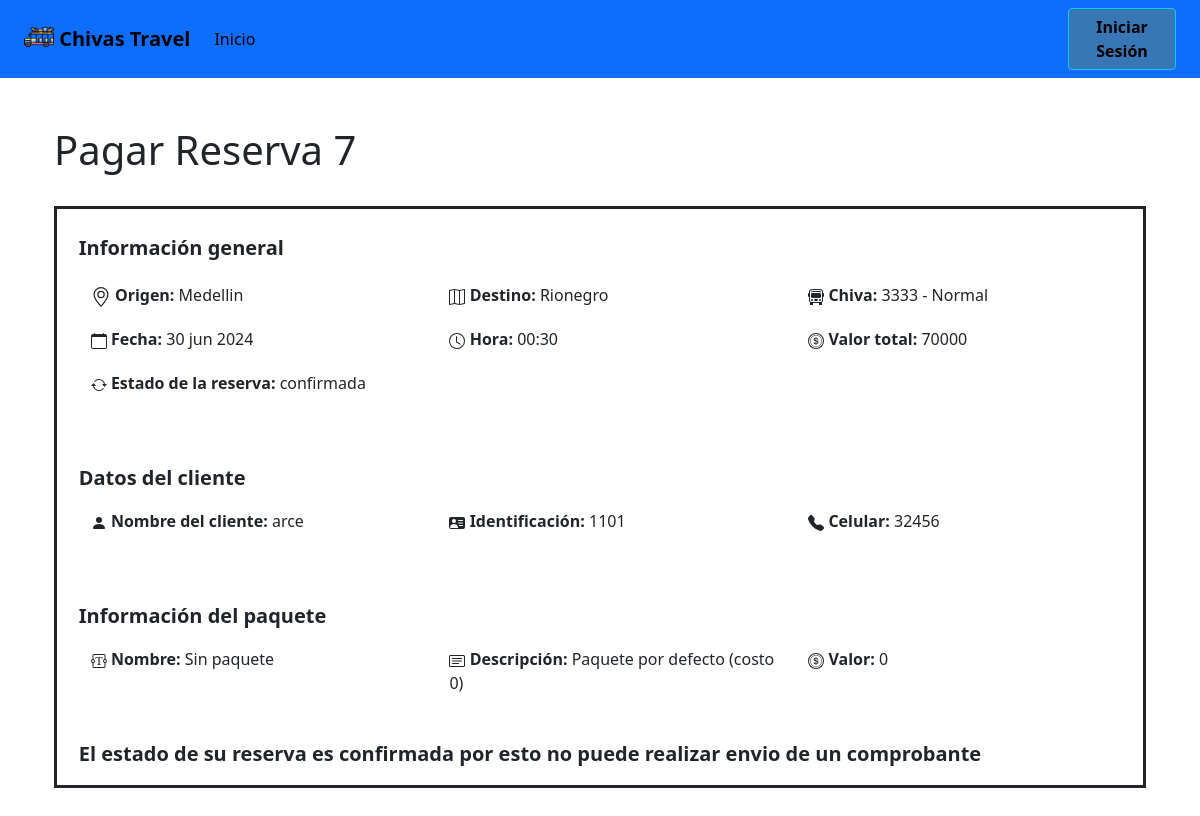
Before: /paseos/pagarReserva/7/ with the older database file.
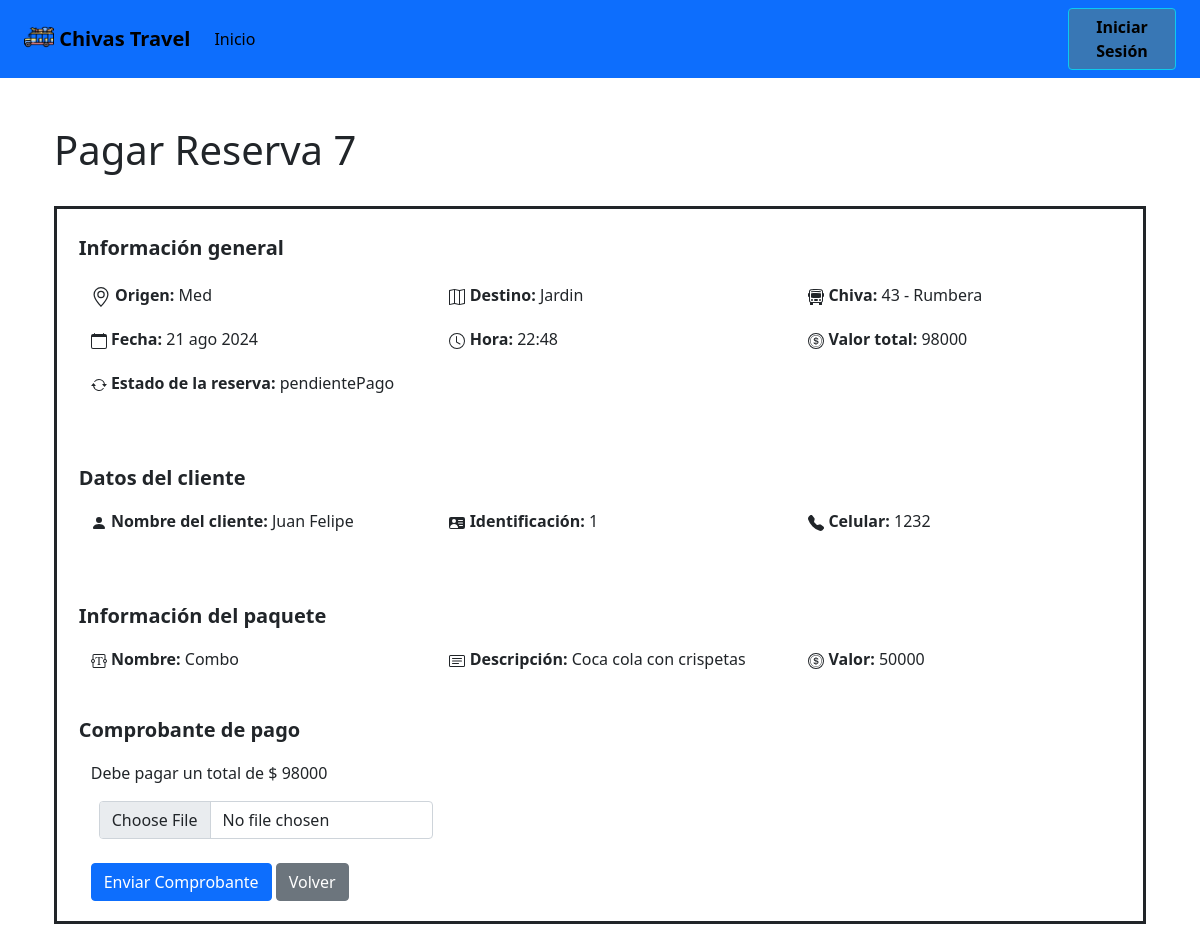
After: the same page with the newer database file.
### paseos/models.py (models this page shows, shortened)
class Reserva(models.Model):
    paseo = models.ForeignKey(Paseo, on_delete=models.CASCADE)
    estado = models.CharField(max_length=100)
    fechaCreacion = models.DateField()
    valor = models.IntegerField()
    paquete = models.ForeignKey(Paquete, on_delete=models.CASCADE, default='none')
    comprobantePago = models.CharField(max_length=200000, default='none')
    persona = models.ForeignKey(Cliente, on_delete=models.CASCADE)

class Paseo(models.Model):
    imagen = models.CharField(max_length=500000, default='default_value')
    origen = models.CharField(max_length=100)
    destino = models.CharField(max_length=100)
    descripcion = models.CharField(max_length=300)
    fecha = models.DateField()
    hora = models.TimeField()
    chiva = models.ForeignKey(Chiva, on_delete=models.CASCADE)
    esquemaCobro = models.ForeignKey(EsquemaCobro, on_delete=models.CASCADE)
    disponibilidad = models.IntegerField()

class Chiva(models.Model):
    placa = models.CharField(max_length=100, unique=True)
    capacidad = models.IntegerField()
    estado = models.CharField(max_length=100)
    tipo = models.CharField(max_length=100)

class Cliente(models.Model):
    nombre = models.CharField(max_length=100)
    id = models.IntegerField(primary_key=True)
    celular = models.IntegerField()
    correo = models.EmailField()
    edad = models.IntegerField()
    cuentaBancaria = models.ForeignKey(CuentaBancaria, on_delete=models.CASCADE)
    rol = models.CharField(max_length=50, default='cliente')  # Campo rol agregado

class Paquete(models.Model):
    nombre = models.CharField(max_length=100)
    descripcion = models.CharField(max_length=100)
    valor = models.IntegerField()

### paseos/views.py (the view, shortened to what this page needs)
# urls.py: path('pagarReserva/<int:reservaId>/', views.pagarReserva, name='pagarReserva'),
def pagarReserva(request, reservaId):
    reserva = get_object_or_404(Reserva, id=reservaId)
    if reserva.estado == 'pendienteConfirmacion':
        messages.error(request, 'El comprobante de pago ya ha sido enviado y está pendiente de confirmación.')
    return render(request, 'pagarReserva.html', {'reserva': reserva})

### paseos/templates/pagarReserva.html (shortened to what this page needs)
<!DOCTYPE html>
<html lang="en">
<head>
    {% load static %}
    <link rel="stylesheet" href="{% static '/styles.css' %}">
    <link href="{% static '/stylesApp.css' %}" rel="stylesheet">
</head>
<body>
    {% include 'navbarCliente.html' %}
    <div class="container mt-5">
        <h1>Pagar Reserva {{ reserva.id}}</h1>
            <form method="POST" enctype="multipart/form-data">
                <div class="form-group">
    {% if reserva %}
    <br>
        <div style="border-style: solid; margin-bottom: 5%;">
            <br>
                <p class="fs-5 fw-bold" style="margin-left: 2%;">Información general</p>
                <div class="row row-cols-1 row-cols-sm-2 row-cols-md-3 " style="margin-top: 20px; margin-bottom: 20px; margin-left: 2%;">
                    <div class="col">
                        <strong>Origen:</strong> {{ reserva.paseo.origen }}
                    </div>
                    <div class="col">
                        <strong>Destino:</strong> {{ reserva.paseo.destino }}
                    </div>
                    <div class="col-6">
                        <strong>Chiva:</strong> {{ reserva.paseo.chiva.placa }} - {{ reserva.paseo.chiva.tipo }}
                    </div>
                </div>
                <div class="row row-cols-1 row-cols-sm-2 row-cols-md-3  " style="margin-bottom: 20px; margin-left: 2%;">
                    <div class="col">
                        <svg xmlns="http://www.w3.org/2000/svg" width="16" height="16" fill="currentColor" class="bi bi-calendar" viewBox="0 0 16 16"><path d="M3.5 0a.5.5 0 0 1 .5.5V1h8V.5a.5.5 0 0 1 1 0V1h1a2 2 0 0 1 2 2v11a2 2 0 0 1-2 2H2a2 2 0 0 1-2-2V3a2 2 0 0 1 2-2h1V.5a.5.5 0 0 1 .5-.5M1 4v10a1 1 0 0 0 1 1h12a1 1 0 0 0 1-1V4z"/></svg>
                        <strong>Fecha:</strong> {{ reserva.paseo.fecha|date:"d b Y" }}
                    </div>
                    <div class="col">
                        <svg xmlns="http://www.w3.org/2000/svg" width="16" height="16" fill="currentColor" class="bi bi-clock" viewBox="0 0 16 16"><path d="M8 3.5a.5.5 0 0 0-1 0V9a.5.5 0 0 0 .252.434l3.5 2a.5.5 0 0 0 .496-.868L8 8.71z"/><path d="M8 16A8 8 0 1 0 8 0a8 8 0 0 0 0 16m7-8A7 7 0 1 1 1 8a7 7 0 0 1 14 0"/></svg>
                        <strong>Hora:</strong> {{ reserva.paseo.hora }}</div>
                    <div class="col-6">
                        <strong>Valor total:</strong> {{ reserva.valor}}
                    </div>
                </div>
                <div class="row row-cols-1 row-cols-sm-2 row-cols-md-3  " style="margin-bottom: 20px; margin-left: 2%;">
                    <div class="col">
                        <strong>Estado de la reserva:</strong> {{ reserva.estado}}
                    </div>
                </div>
            <br>
                <p class="fs-5 fw-bold" style="margin-left: 2%;">Datos del cliente</p>
                <div class="row row-cols-1 row-cols-sm-2 row-cols-md-3  " style="margin-bottom: 20px; margin-left: 2%;">
                    <div class="col-6">
                        <svg xmlns="http://www.w3.org/2000/svg" width="16" height="16" fill="currentColor" class="bi bi-person-fill" viewBox="0 0 16 16"><path d="M3 14s-1 0-1-1 1-4 6-4 6 3 6 4-1 1-1 1zm5-6a3 3 0 1 0 0-6 3 3 0 0 0 0 6"/></svg>
                        <strong>Nombre del cliente:</strong> {{ reserva.persona.nombre}}
                    </div>
                    <div class="col-6">
                        <strong>Identificación:</strong> {{ reserva.persona.id}}
                    </div>
                    <div class="col-6">
                        <strong>Celular:</strong> {{ reserva.persona.celular}}
                    </div>
                </div>
        <br>
            <p class="fs-5 fw-bold" style="margin-left: 2%;">Información del paquete</p>
            <div class="row row-cols-1 row-cols-sm-2 row-cols-md-3  " style="margin-bottom: 20px; margin-left: 2%;">
                <div class="col-6">
                    <strong>Nombre:</strong> {{ reserva.paquete.nombre }}
                </div>
                <div class="col-6">
                    <strong>Descripción:</strong> {{ reserva.paquete.descripcion }}
                </div>
                <div class="col-6">
                    <strong>Valor:</strong> {{ reserva.paquete.valor }}
                </div>
            </div>
        {% if reserva.estado == 'pendientePago'%}
        <form method="POST" enctype="multipart/form-data">
            <p class="fs-5 fw-bold" style="margin-left: 2%;">Comprobante de pago</p>
            <div class="row row-cols-1 row-cols-sm-2 row-cols-md-3  " style="margin-bottom: 20px; margin-left: 2%;">
                <div class="col-6">
                    <p>Debe pagar un total de $ {{ reserva.valor }}</p>
                    <input class="form-control ms-2" name='imagenComprobante' id="imagenComprobante" type="file" onchange="cargarImagen(this)" accept=".jpg">
                    <br>
                    <input class="btn btn-primary" type="submit" value="Enviar Comprobante">
                    <a class="btn btn-secondary" href="{% url 'crearReserva'%}" role="button">Volver</a>
                </div>
            </div>
        </form>
        {% else %}
        <p class="fs-5 fw-bold" style="margin-left: 2%;">El estado de su reserva es {{reserva.estado}} por esto no puede realizar envio de un comprobante</p>
        {% endif %}
        </div>
    {% endif %}
    </div>
</body>
</html>

### paseos/templates/navbarCliente.html (shortened to what this page needs)
<!DOCTYPE html>
<html lang="en">
<head>
    <link rel="stylesheet" href="https://cdn.jsdelivr.net/npm/bootstrap@5.1.3/dist/css/bootstrap.min.css">
</head>
<body>
    <nav class="navbar navbar-expand-lg bg-body-tertiary bg-primary" data-bs-theme="blue">
        <div class="container-fluid">
          <a class="navbar-brand" style="font-weight: bold ;">
            <img src="/static/images/chiva.png" alt="Logo" width="30" height="24" class="d-inline-block align-text-top">
          Chivas Travel</a>
          <div class="collapse navbar-collapse" id="navbarNavAltMarkup">
            <div class="navbar-nav">
              <a class="nav-item nav-link active" href="{% url 'crearReserva' %}">Inicio</a>
            </div>
            <button type="button" class="btn btn-info" style="background-color: #3877b5; font-weight: bold; margin-left: 83%;" onclick=" window.location.assign('/paseos/inicioSesionAdmin')">Iniciar Sesión</button>
          </div>
        </div>
      </nav>
</body>
</html>

### static/stylesApp.css (style rules this page uses)
body, html { height: 100%; margin: 0; }
.form-label, .form-control { text-align: center; }

Changed rows visible on the page:
changed Reserva id 7: paseo.origen "Medellin" → "Med"; paseo.destino "Rionegro" → "Jardin"; paseo.chiva.placa "3333" → "43"; paseo.chiva.tipo "Normal" → "Rumbera"; paseo.fecha "30 jun 2024" → "21 ago 2024"; paseo.hora "00:30" → "22:48"; valor "70000" → "98000"; estado "confirmada" → "pendientePago"; persona.nombre "arce" → "Juan Felipe"; persona.id "1101" → "1"; persona.celular "32456" → "1232"; paquete.nombre "Sin paquete" → "Combo"; paquete.descripcion "Paquete por defecto (costo 0)" → "Coca cola con crispetas"; paquete.valor "0" → "50000"; valor (not shown) → "98000"; estado "confirmada" → (not shown)
Other visible differences:
form field value: (not shown) → "Enviar Comprobante"
text no longer shown: "El estado de su reserva es por esto no puede realizar envio de un comprobante"
text now shown: "Comprobante de pago Debe pagar un total de $ Volver"
